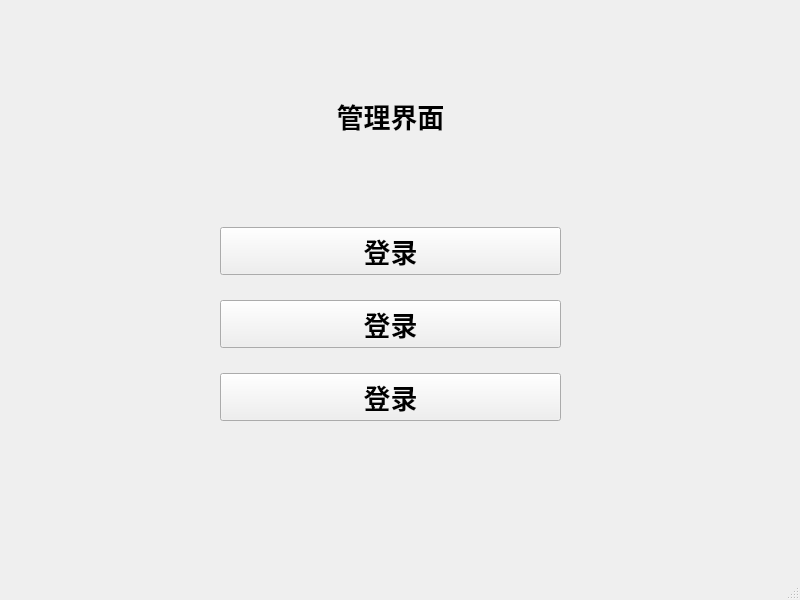
<?xml version="1.0" encoding="UTF-8"?>
<ui version="4.0">
 <class>SuperuserMainWindow</class>
 <widget class="QMainWindow" name="SuperuserMainWindow">
  <property name="geometry">
   <rect>
    <x>0</x>
    <y>0</y>
    <width>800</width>
    <height>600</height>
   </rect>
  </property>
  <property name="windowTitle">
   <string>MainWindow</string>
  </property>
  <widget class="QWidget" name="centralwidget">
   <widget class="QWidget" name="verticalLayoutWidget">
    <property name="geometry">
     <rect>
      <x>220</x>
      <y>30</y>
      <width>341</width>
      <height>391</height>
     </rect>
    </property>
    <layout class="QVBoxLayout" name="verticalLayout">
     <property name="spacing">
      <number>25</number>
     </property>
     <property name="sizeConstraint">
      <enum>QLayout::SetMinAndMaxSize</enum>
     </property>
     <item>
      <widget class="QLabel" name="label">
       <property name="font">
        <font>
         <family>微软雅黑</family>
         <pointsize>20</pointsize>
         <weight>75</weight>
         <bold>true</bold>
        </font>
       </property>
       <property name="text">
        <string>&lt;html&gt;&lt;head/&gt;&lt;body&gt;&lt;p align=&quot;center&quot;&gt;管理界面&lt;/p&gt;&lt;/body&gt;&lt;/html&gt;</string>
       </property>
      </widget>
     </item>
     <item>
      <widget class="QPushButton" name="pushButton_3">
       <property name="font">
        <font>
         <family>微软雅黑</family>
         <pointsize>20</pointsize>
         <weight>75</weight>
         <bold>true</bold>
        </font>
       </property>
       <property name="text">
        <string>登录</string>
       </property>
      </widget>
     </item>
     <item>
      <widget class="QPushButton" name="pushButton_2">
       <property name="font">
        <font>
         <family>微软雅黑</family>
         <pointsize>20</pointsize>
         <weight>75</weight>
         <bold>true</bold>
        </font>
       </property>
       <property name="text">
        <string>登录</string>
       </property>
      </widget>
     </item>
     <item>
      <widget class="QPushButton" name="pushButton">
       <property name="font">
        <font>
         <family>微软雅黑</family>
         <pointsize>20</pointsize>
         <weight>75</weight>
         <bold>true</bold>
        </font>
       </property>
       <property name="text">
        <string>登录</string>
       </property>
      </widget>
     </item>
    </layout>
   </widget>
  </widget>
  <widget class="QMenuBar" name="menubar">
   <property name="geometry">
    <rect>
     <x>0</x>
     <y>0</y>
     <width>800</width>
     <height>23</height>
    </rect>
   </property>
  </widget>
  <widget class="QStatusBar" name="statusbar"/>
 </widget>
 <resources/>
 <connections/>
</ui>
